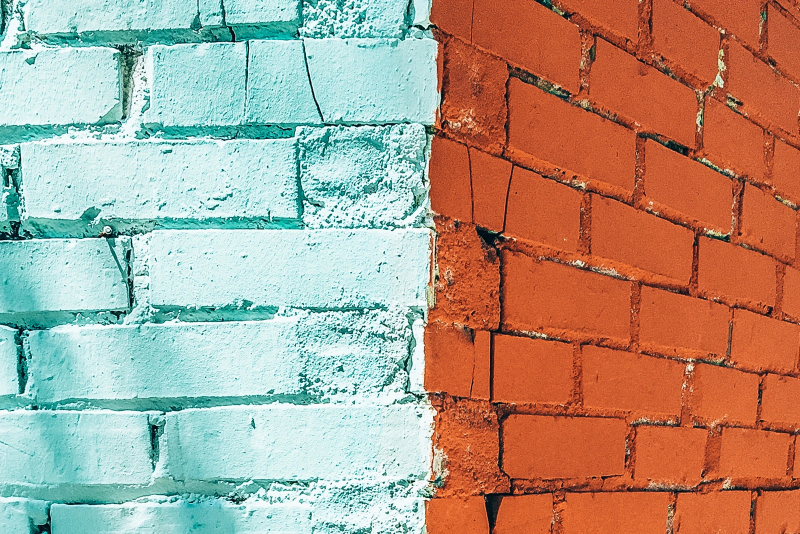
#> input picture files/opencv/brick.jpg, 1600 x 1067 px, found by its file name (shown at 1/2 size)
$ python 'imageblurr&smooth.py'
#> lines starting #> are read from the running program, lines starting #| are printed output that depends on the picture; after the words box and inside, x2 and y2 are one past the last pixel; in counts of white or black regions, pixels touching at a corner belong together
import cv2 as cv
import numpy as np

brick = cv.imread("files/opencv/brick.jpg")
#> brick is the input picture: shape (1067, 1600, 3); mean B, G, R 137.1, 155.6, 176.1
noise_img = cv.imread("files/opencv/balloons_noisy.png")
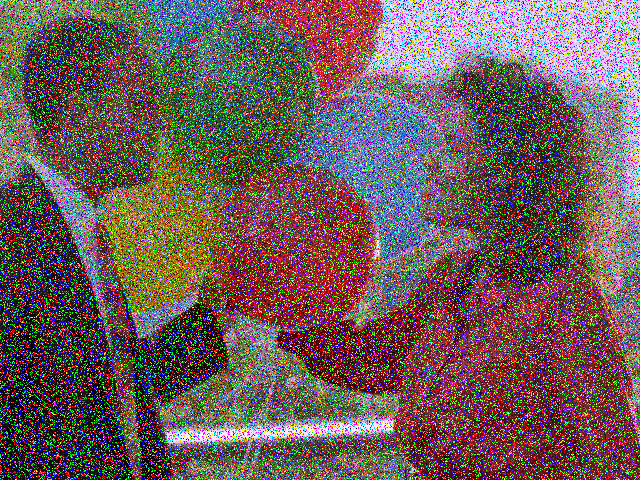
#> input picture files/opencv/balloons_noisy.png, 640 x 480 px, found by its file name
#> noise_img is the input picture: shape (480, 640, 3); mean B, G, R 89.9, 92, 109.1


if brick is None or noise_img is None:
    print("Opps something went Wrong")
else :
    print(brick.shape)
#| (1067, 1600, 3)
    brick = cv.resize(brick,(1200,700))
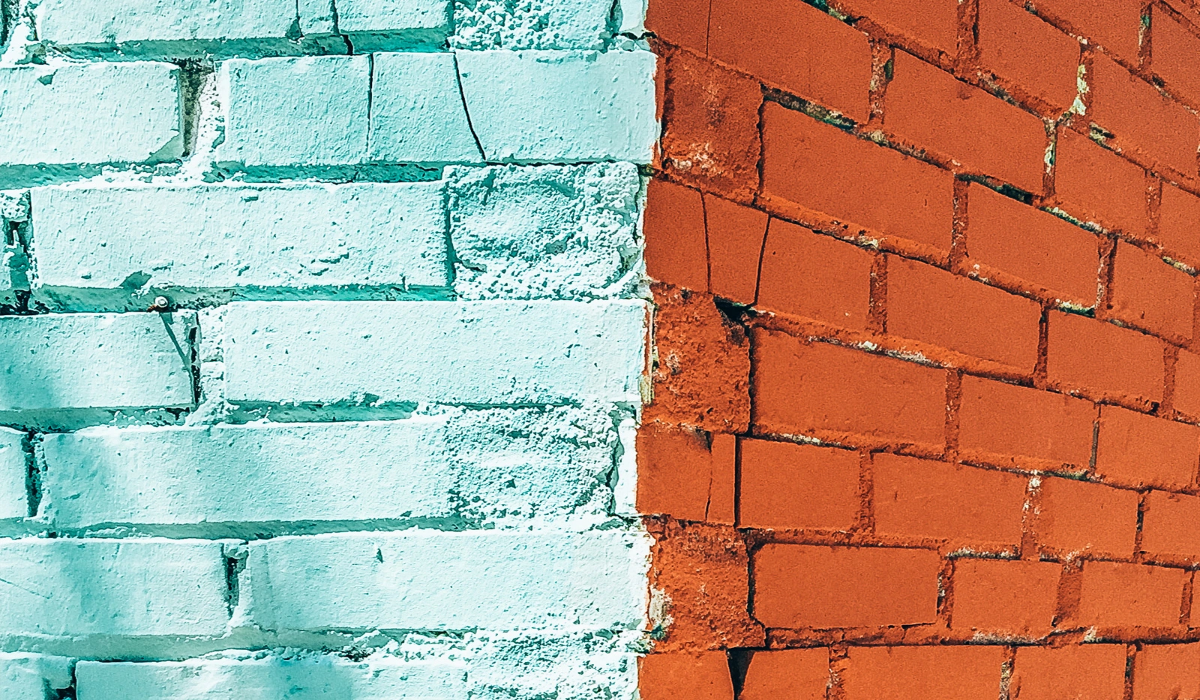
#> brick: shape (700, 1200, 3); mean B, G, R 137, 155.5, 176
    print(brick.shape)
#| (700, 1200, 3)
    cv.imshow("brick",brick)

    brick = cv.putText(brick,"Bricks",(100,100),cv.FONT_HERSHEY_COMPLEX,3,(255,0,255),7)
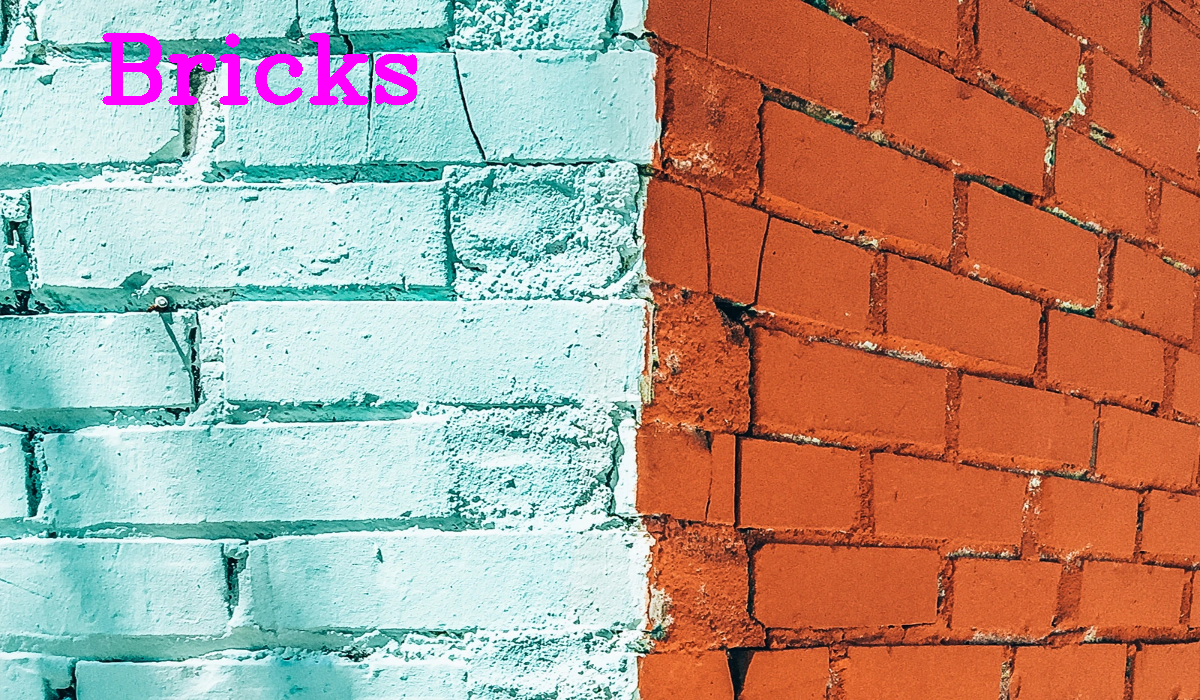
#> brick: shape (700, 1200, 3); 1.09% of pixels changed, all inside (x1, y1, x2, y2) = (102, 33, 417, 105)

    # gamma correction  or blurring

    kernel = np.ones((5,5),dtype=np.float32) / 25
    destination = cv.filter2D(brick,-1,kernel)
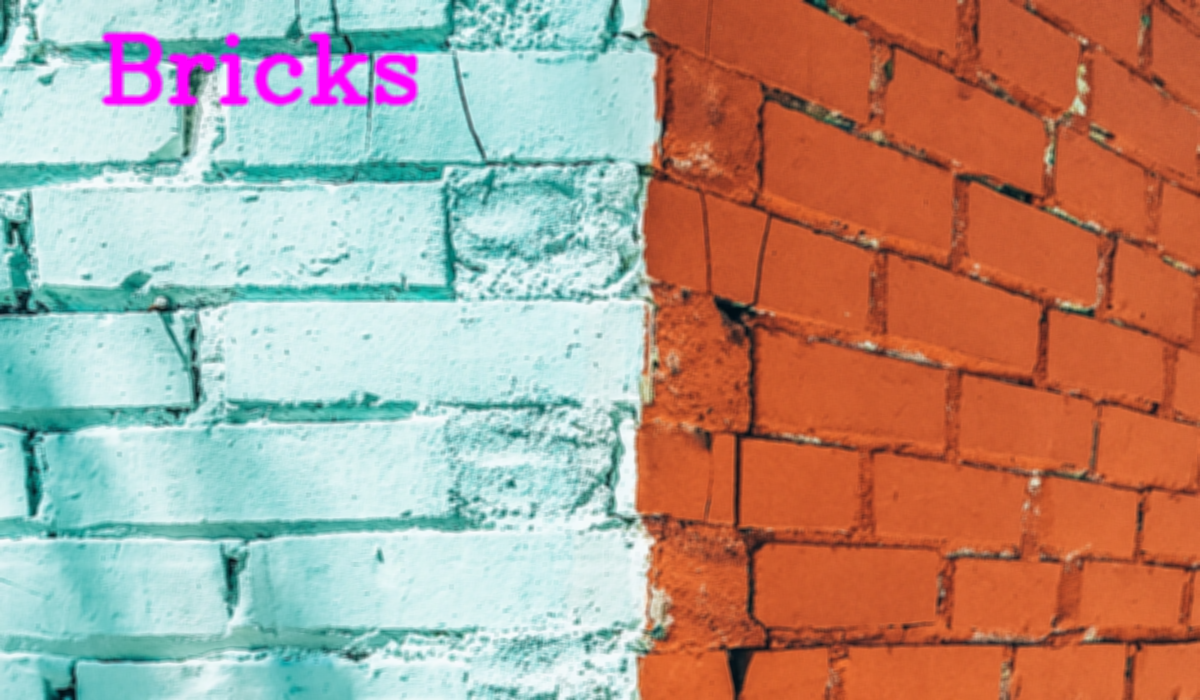
#> destination: shape (700, 1200, 3); mean B, G, R 137.6, 153.2, 177.1
    cv.imshow("gamama",destination)

    print(kernel)

    # using .blur method
    blurred = cv.blur(brick,ksize=(9,9))
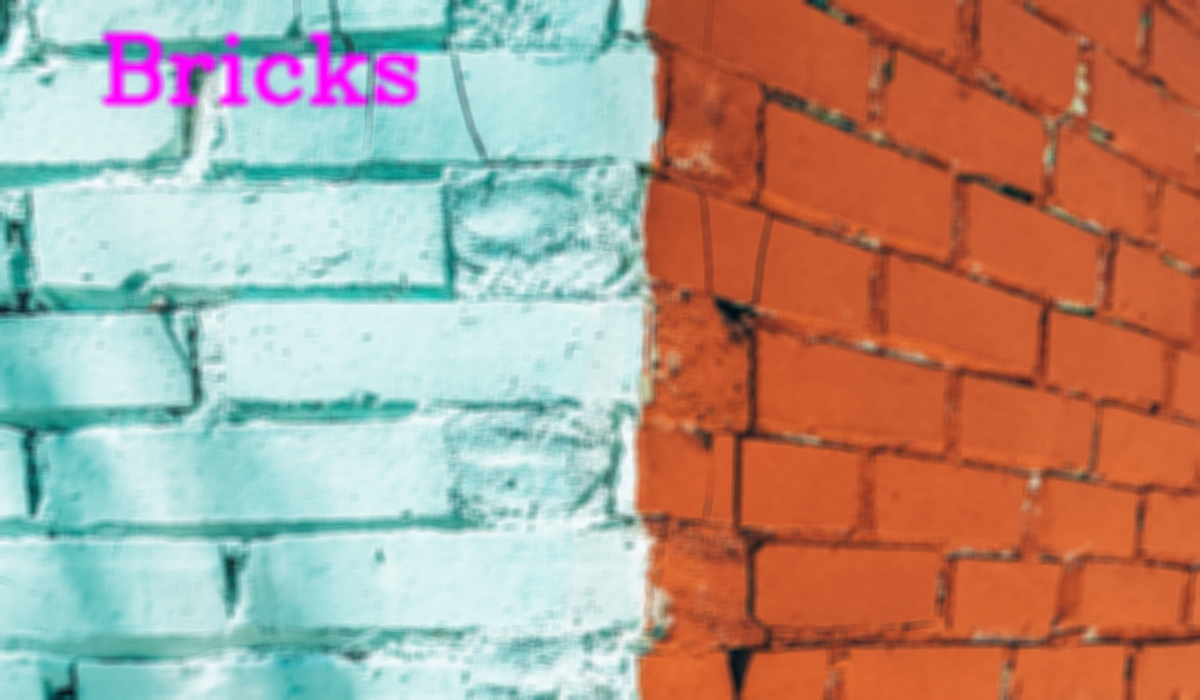
#> blurred: shape (700, 1200, 3); mean B, G, R 137.6, 153.2, 177.1
    cv.imshow("blurred image",blurred)

    #using GaussianBlur
    blurred_gc = cv.GaussianBlur(brick,ksize=(5,5),sigmaX=10)
    cv.imshow("gussian blurr",blurred_gc)

    #using medianBlur
    median_blur = cv.medianBlur(brick,3)
    cv.imshow("median blurr",median_blur)

    # remove noise using medianBlur
    cv.imshow("noisy image",noise_img)
    noise = cv.medianBlur(noise_img,ksize=7)
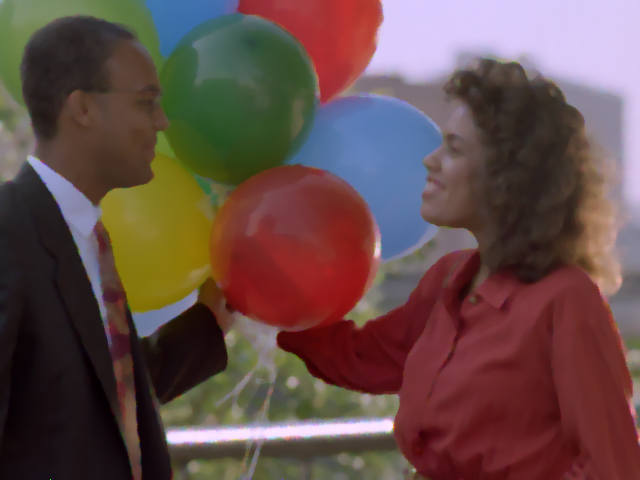
#> noise: shape (480, 640, 3); mean B, G, R 73.5, 76.6, 100.8
    cv.imshow("removed noise",noise)

    bl =cv.bilateralFilter(brick,5,10,10)
    cv.imshow("bilateral" , bl)


cv.waitKey(0)
cv.destroyAllWindows()
